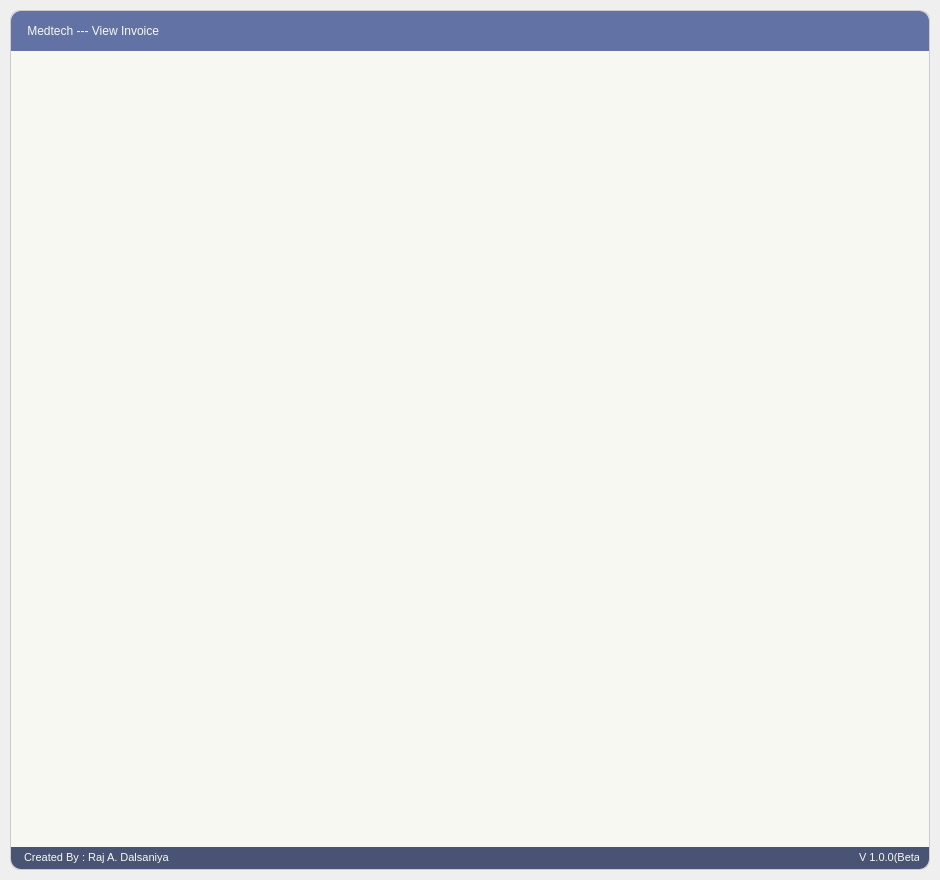
<?xml version="1.0" encoding="UTF-8"?>
<ui version="4.0">
 <class>MainWindow</class>
 <widget class="QMainWindow" name="MainWindow">
  <property name="geometry">
   <rect>
    <x>0</x>
    <y>0</y>
    <width>940</width>
    <height>880</height>
   </rect>
  </property>
  <property name="minimumSize">
   <size>
    <width>940</width>
    <height>560</height>
   </size>
  </property>
  <property name="maximumSize">
   <size>
    <width>16777215</width>
    <height>16777215</height>
   </size>
  </property>
  <property name="windowTitle">
   <string>MainWindow</string>
  </property>
  <widget class="QWidget" name="stylesheet">
   <property name="minimumSize">
    <size>
     <width>0</width>
     <height>0</height>
    </size>
   </property>
   <property name="maximumSize">
    <size>
     <width>16777215</width>
     <height>16777215</height>
    </size>
   </property>
   <property name="styleSheet">
    <string notr="true">QWidget{
	color: #333;
	font: 10pt &quot;Segoe UI&quot;;
}

QToolTip {
	color: #333;
	background-color: #f8f8f2;
	border: 1px solid #CCC;
	background-image: none;
	background-position: left center;
    background-repeat: no-repeat;
	border: none;
	border-left: 2px solid rgb(255, 121, 198);
	text-align: left;
	padding-left: 8px;
	margin: 0px;
}

/* /////////////////////////////////////////////////////////////////////////////////////////////////
Bg App */
#bgApp {	
	background-color: #f8f8f2;
	border: 1px solid #CCC;
    color: #44475a;
    border-radius:10px;
}

/* Title Menu */
#titleRightInfo { padding-left: 10px; }

/* /////////////////////////////////////////////////////////////////////////////////////////////////
Content App */
#contentTopBg{	
	background-color: #6272a4;
   border-top-left-radius:10px;
	border-top-right-radius:10px;
}
#contentBottom{
	border-top: 3px solid #bd93f9;
}
#titleRightInfo{
    color: #f8f8f2;
}

/* Top Buttons */
#rightButtons .QPushButton { background-color: rgba(255, 255, 255, 0); border: none;  border-radius: 5px; }
#rightButtons .QPushButton:hover { background-color: #bd93f9; border-style: solid; border-radius: 4px; }
#rightButtons .QPushButton:pressed { background-color: #ff79c6; border-style: solid; border-radius: 4px; }

/* Bottom Bar */
#bottomBar { background-color: #495474; border-bottom-left-radius:10px;border-bottom-right-radius:10px; }
#bottomBar QLabel { font-size: 11px; color: #f8f8f2; padding-left: 10px; padding-right: 10px; padding-bottom: 2px; }



#pagesContainer QPushButton {
	border: 2px solid #6272a4;
	border-radius: 5px;	
	background-color: #6272a4;
    color: #f8f8f2;
}
#pagesContainer QPushButton:hover {
	background-color: #7082b6;
	border: 2px solid #7082b6;
}
#pagesContainer QPushButton:pressed {	
	background-color: #546391;
	border: 2px solid #ff79c6;
}


</string>
   </property>
   <layout class="QVBoxLayout" name="styleLayout">
    <property name="spacing">
     <number>0</number>
    </property>
    <property name="leftMargin">
     <number>10</number>
    </property>
    <property name="topMargin">
     <number>10</number>
    </property>
    <property name="rightMargin">
     <number>10</number>
    </property>
    <property name="bottomMargin">
     <number>10</number>
    </property>
    <item>
     <widget class="QFrame" name="bgApp">
      <property name="frameShape">
       <enum>QFrame::NoFrame</enum>
      </property>
      <property name="frameShadow">
       <enum>QFrame::Raised</enum>
      </property>
      <layout class="QVBoxLayout" name="bgLayout">
       <property name="spacing">
        <number>0</number>
       </property>
       <property name="leftMargin">
        <number>0</number>
       </property>
       <property name="topMargin">
        <number>0</number>
       </property>
       <property name="rightMargin">
        <number>0</number>
       </property>
       <property name="bottomMargin">
        <number>0</number>
       </property>
       <item>
        <widget class="QFrame" name="contentTopBg">
         <property name="maximumSize">
          <size>
           <width>16777215</width>
           <height>40</height>
          </size>
         </property>
         <property name="frameShape">
          <enum>QFrame::NoFrame</enum>
         </property>
         <property name="frameShadow">
          <enum>QFrame::Raised</enum>
         </property>
         <layout class="QHBoxLayout" name="horizontalLayout" stretch="0,0">
          <property name="spacing">
           <number>0</number>
          </property>
          <property name="leftMargin">
           <number>0</number>
          </property>
          <property name="topMargin">
           <number>0</number>
          </property>
          <property name="rightMargin">
           <number>0</number>
          </property>
          <property name="bottomMargin">
           <number>0</number>
          </property>
          <item>
           <widget class="QFrame" name="leftBox">
            <property name="frameShape">
             <enum>QFrame::NoFrame</enum>
            </property>
            <property name="frameShadow">
             <enum>QFrame::Raised</enum>
            </property>
            <layout class="QHBoxLayout" name="title_layout">
             <property name="spacing">
              <number>0</number>
             </property>
             <property name="leftMargin">
              <number>0</number>
             </property>
             <property name="topMargin">
              <number>0</number>
             </property>
             <property name="rightMargin">
              <number>0</number>
             </property>
             <property name="bottomMargin">
              <number>0</number>
             </property>
             <item>
              <widget class="QLabel" name="titleRightInfo">
               <property name="text">
                <string> Medtech --- View Invoice</string>
               </property>
              </widget>
             </item>
            </layout>
           </widget>
          </item>
          <item>
           <widget class="QFrame" name="rightButtons">
            <property name="maximumSize">
             <size>
              <width>150</width>
              <height>16777215</height>
             </size>
            </property>
            <property name="frameShape">
             <enum>QFrame::NoFrame</enum>
            </property>
            <property name="frameShadow">
             <enum>QFrame::Raised</enum>
            </property>
            <layout class="QHBoxLayout" name="btn_Layout">
             <property name="spacing">
              <number>6</number>
             </property>
             <property name="leftMargin">
              <number>0</number>
             </property>
             <property name="topMargin">
              <number>0</number>
             </property>
             <property name="rightMargin">
              <number>0</number>
             </property>
             <property name="bottomMargin">
              <number>0</number>
             </property>
             <item>
              <widget class="QPushButton" name="MinimizeAppBtn">
               <property name="minimumSize">
                <size>
                 <width>35</width>
                 <height>35</height>
                </size>
               </property>
               <property name="maximumSize">
                <size>
                 <width>35</width>
                 <height>35</height>
                </size>
               </property>
               <property name="text">
                <string/>
               </property>
               <property name="icon">
                <iconset resource="../Images_Resource.qrc">
                 <normaloff>:/icons/images/icons/icon_minimize.png</normaloff>:/icons/images/icons/icon_minimize.png</iconset>
               </property>
              </widget>
             </item>
             <item>
              <widget class="QPushButton" name="MaximizeAppBtn">
               <property name="minimumSize">
                <size>
                 <width>35</width>
                 <height>35</height>
                </size>
               </property>
               <property name="maximumSize">
                <size>
                 <width>35</width>
                 <height>35</height>
                </size>
               </property>
               <property name="text">
                <string/>
               </property>
               <property name="icon">
                <iconset resource="../Images_Resource.qrc">
                 <normaloff>:/icons/images/icons/icon_maximize.png</normaloff>:/icons/images/icons/icon_maximize.png</iconset>
               </property>
              </widget>
             </item>
             <item>
              <widget class="QPushButton" name="CloseAppBtn">
               <property name="minimumSize">
                <size>
                 <width>35</width>
                 <height>35</height>
                </size>
               </property>
               <property name="maximumSize">
                <size>
                 <width>35</width>
                 <height>35</height>
                </size>
               </property>
               <property name="text">
                <string/>
               </property>
               <property name="icon">
                <iconset resource="../Images_Resource.qrc">
                 <normaloff>:/icons/images/icons/icon_close.png</normaloff>:/icons/images/icons/icon_close.png</iconset>
               </property>
               <property name="checkable">
                <bool>false</bool>
               </property>
              </widget>
             </item>
            </layout>
           </widget>
          </item>
         </layout>
        </widget>
       </item>
       <item>
        <widget class="QFrame" name="content_frame">
         <property name="minimumSize">
          <size>
           <width>0</width>
           <height>0</height>
          </size>
         </property>
         <property name="maximumSize">
          <size>
           <width>16777215</width>
           <height>16777215</height>
          </size>
         </property>
         <property name="frameShape">
          <enum>QFrame::NoFrame</enum>
         </property>
         <property name="frameShadow">
          <enum>QFrame::Raised</enum>
         </property>
        </widget>
       </item>
       <item>
        <widget class="QFrame" name="bottomBar">
         <property name="maximumSize">
          <size>
           <width>16777215</width>
           <height>22</height>
          </size>
         </property>
         <property name="frameShape">
          <enum>QFrame::NoFrame</enum>
         </property>
         <property name="frameShadow">
          <enum>QFrame::Raised</enum>
         </property>
         <layout class="QHBoxLayout" name="credit_Layout">
          <property name="spacing">
           <number>0</number>
          </property>
          <property name="leftMargin">
           <number>0</number>
          </property>
          <property name="topMargin">
           <number>0</number>
          </property>
          <property name="rightMargin">
           <number>0</number>
          </property>
          <property name="bottomMargin">
           <number>0</number>
          </property>
          <item>
           <widget class="QLabel" name="creditsLabel">
            <property name="text">
             <string>Created By : Raj A. Dalsaniya</string>
            </property>
           </widget>
          </item>
          <item>
           <widget class="QLabel" name="version">
            <property name="maximumSize">
             <size>
              <width>83</width>
              <height>16777215</height>
             </size>
            </property>
            <property name="text">
             <string>V 1.0.0(Beta)</string>
            </property>
           </widget>
          </item>
         </layout>
        </widget>
       </item>
      </layout>
     </widget>
    </item>
   </layout>
  </widget>
 </widget>
 <resources>
  <include location="../Images_Resource.qrc"/>
 </resources>
 <connections/>
</ui>
